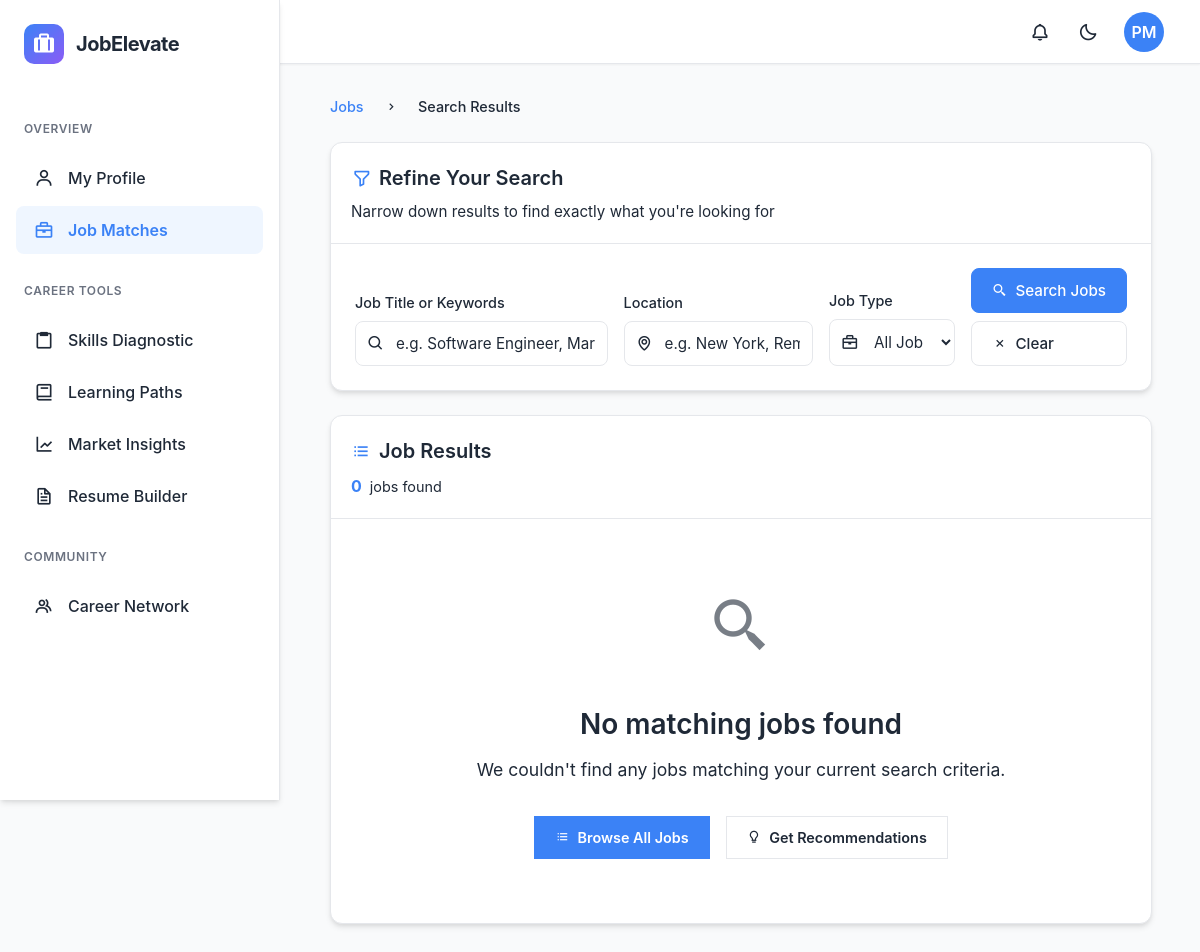
/jobs/search/ (signed in), run on an earlier commit of the app's database.
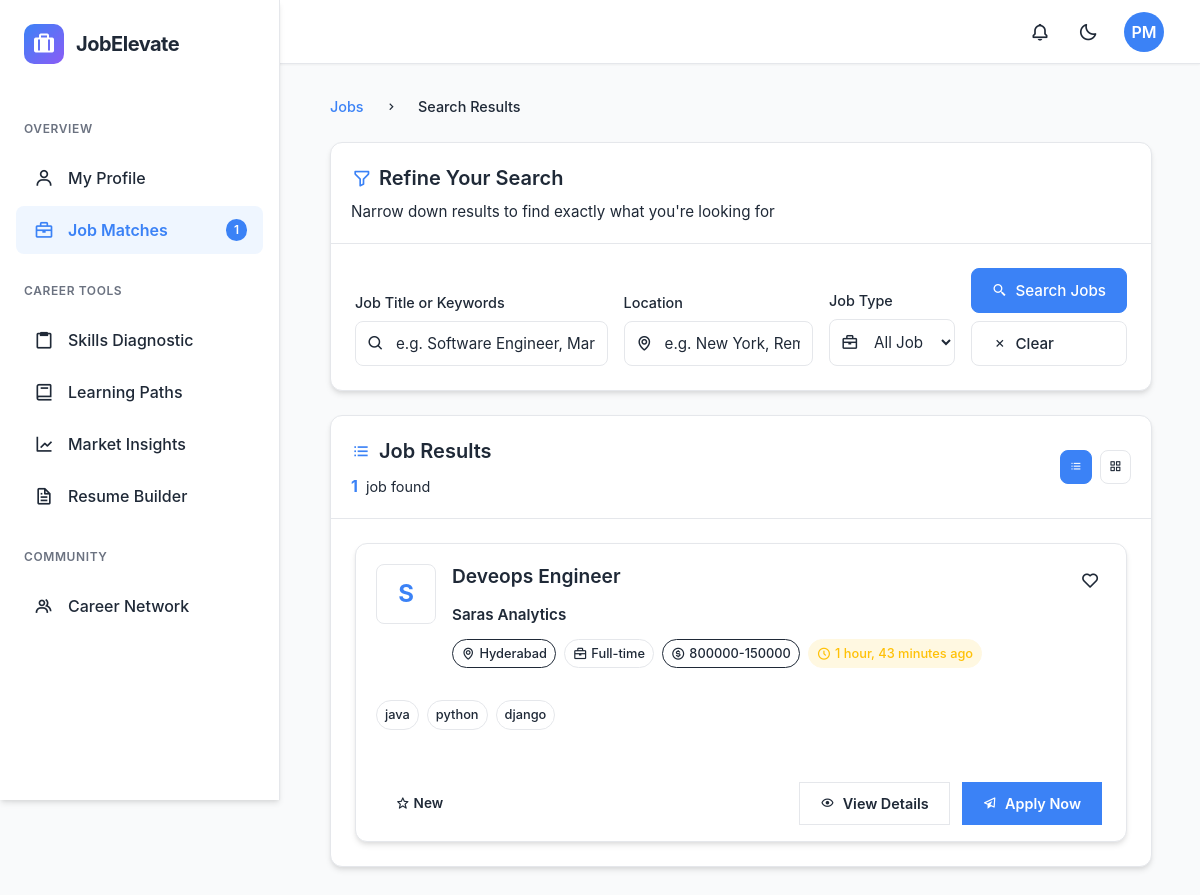
And on a later commit of the database.
### recruiter/models.py (models this page shows, shortened)
class Job(models.Model):
    JOB_STATUS_CHOICES = [
        ('Open', 'Open'),
        ('Closed', 'Closed'),
        ('Paused', 'Paused'),
        ('Filled', 'Filled'),
    ]
    JOB_TYPE_CHOICES = [
        ('Full-time', 'Full-time'),
        ('Part-time', 'Part-time'),
        ('Internship', 'Internship'),
        ('Remote', 'Remote'),
        ('Contract', 'Contract'),
        ('Freelance', 'Freelance'),
    ]
    title = models.CharField(_('job title'), max_length=255)
    company = models.CharField(_('company'), max_length=255)
    location = models.CharField(_('location'), max_length=255)
    job_type = models.CharField(_('job type'), max_length=50, choices=JOB_TYPE_CHOICES)
    salary = models.CharField(_('salary range'), max_length=100, blank=True, null=True)
    experience = models.IntegerField(_('experience required (years)'), default=0)
    description = models.TextField(_('job description'))
    status = models.CharField(_('job status'), max_length=10, choices=JOB_STATUS_CHOICES, default='Open')
    skills = models.JSONField(_('required skills'), default=list)
    created_at = models.DateTimeField(auto_now_add=True)
    updated_at = models.DateTimeField(auto_now=True)
    posted_by = models.ForeignKey(
        settings.AUTH_USER_MODEL,
        on_delete=models.CASCADE,
        related_name='posted_jobs',
        limit_choices_to={'user_type': 'recruiter'}
    )
    class Meta:
        ordering = ['-created_at']
        verbose_name = _('job')
        verbose_name_plural = _('jobs')

### jobs/views.py (the view)
# urls.py: path('search/', views.search_jobs, name='search_jobs'),
@login_required
def search_jobs(request):
    query = request.GET.get('q', '')
    location = request.GET.get('location', '')
    job_type = request.GET.get('job_type', '')
    jobs = Job.objects.filter(status='Open')
    if query:
        jobs = jobs.filter(
            Q(title__icontains=query) |
            Q(description__icontains=query) |
            Q(skills__contains=[query])
        )
    if location:
        jobs = jobs.filter(location__icontains=location)
    if job_type:
        jobs = jobs.filter(job_type=job_type)
    applied_job_ids = Application.objects.filter(applicant=request.user).values_list('job_id', flat=True)
    bookmarked_job_ids = JobBookmark.objects.filter(user=request.user).values_list('job_id', flat=True)
    context = {
        'jobs': jobs,
        'query': query,
        'location': location,
        'job_type': job_type,
        'applied_job_ids': list(applied_job_ids),
        'bookmarked_job_ids': list(bookmarked_job_ids),
        'job_types': dict(Job.JOB_TYPE_CHOICES),
    }
    return render(request, 'jobs/search_results.html', context)

### accounts/models.py (called while the page is built)
    def get_skills_list(self):
        return [skill.strip() for skill in self.technical_skills.split(',')] if self.technical_skills else []

### backend/context_processors.py (called while the page is built)
def user_initials(request):
    if request.user.is_authenticated:
        full_name = request.user.full_name.strip() if request.user.full_name else ""
        name_parts = full_name.split()
        if len(name_parts) >= 2:
            initials = name_parts[0][0].upper() + name_parts[-1][0].upper()
        elif len(name_parts) == 1:
            initials = name_parts[0][0].upper()
        else:
            initials = "US"
    else:
        initials = "US"
    return {
        'user_initials': initials
    }

### jobs/templates/jobs/search_results.html (shortened to what the changed rows need)
{% extends 'dashboard/base.html' %}
{% block content %}
<div class="main-content">
    <div class="search-section">
        <div class="search-card">
            <div class="search-header">
                <h2 class="search-title">
                    <i class='bx bx-filter-alt'></i>
                    Refine Your Search
                </h2>
            </div>
        </div>
    </div>
    <div class="results-section">
        <div class="results-header">
            <div class="results-info">
                <div class="results-stats">
                    <span class="results-count">{{ jobs|length }}</span>
                    <span class="results-text">job{{ jobs|length|pluralize }} found</span>
                </div>
            </div>
            {% if jobs %}
                <div class="results-actions">
                    <button class="view-toggle-btn active" data-view="list">
                        <i class='bx bx-list-ul'></i>
                    </button>
                    <button class="view-toggle-btn" data-view="grid">
                        <i class='bx bx-grid-alt'></i>
                    </button>
                </div>
            {% endif %}
        </div>
        {% if jobs %}
            <div class="jobs-container" id="jobsContainer">
                {% for job in jobs %}
                    <div class="job-card" data-job-id="{{ job.id }}">
                        <div class="job-card-main">
                            <div class="job-company-section">
                                <div class="company-logo">
                                    {% if job.company_logo %}
                                        <img src="{{ job.company_logo.url }}" alt="{{ job.company }}" class="logo-img">
                                    {% else %}
                                        <div class="logo-placeholder">
                                            {{ job.company|slice:":1"|upper }}
                                        </div>
                                    {% endif %}
                                    <div class="company-verified" title="Verified Company">
                                        <i class='bx bx-badge-check'></i>
                                    </div>
                                </div>
                                <div class="job-details">
                                    <div class="job-header">
                                        <h3 class="job-title">
                                            <a href="{% url 'jobs:job_detail' job_id=job.id %}" class="job-link">
                                                {{ job.title }}
                                            </a>
                                        </h3>
                                        <div class="job-bookmark">
                                            {% if job.id in bookmarked_job_ids %}
                                                <button class="bookmark-btn active" data-job-id="{{ job.id }}" title="Remove from bookmarks">
                                                    <i class='bx bxs-heart'></i>
                                                </button>
                                            {% else %}
                                                <button class="bookmark-btn" data-job-id="{{ job.id }}" title="Add to bookmarks">
                                                    <i class='bx bx-heart'></i>
                                                </button>
                                            {% endif %}
                                        </div>
                                    </div>
                                    <div class="company-info">
                                        <h4 class="company-name">{{ job.company }}</h4>
                                        <div class="job-meta-badges">
                                            <span class="meta-badge location">
                                                <i class='bx bx-map'></i>
                                                {{ job.location }}
                                            </span>
                                            <span class="meta-badge job-type">
                                                <i class='bx bx-briefcase'></i>
                                                {{ job.get_job_type_display }}
                                            </span>
                                            {% if job.salary %}
                                                <span class="meta-badge salary">
                                                    <i class='bx bx-dollar-circle'></i>
                                                    {{ job.salary }}
                                                </span>
                                            {% endif %}
                                            <span class="meta-badge posted-time">
                                                <i class='bx bx-time-five'></i>
                                                {{ job.created_at|timesince }} ago
                                            </span>
                                        </div>
                                    </div>
                                </div>
                            </div>
                            <div class="job-description">
                                {% if job.skills %}
                                    <div class="job-skills">
                                        {% for skill in job.skills|slice:":4" %}
                                            <span class="skill-tag">{{ skill }}</span>
                                        {% endfor %}
                                    </div>
                                {% endif %}
                            </div>
                        </div>
                        <div class="job-card-footer">
                            <div class="job-status">
                                {% if job.id in applied_job_ids %}
                                    <span class="status-applied">
                                        <i class='bx bx-check-circle'></i>
                                        Applied
                                    </span>
                                {% else %}
                                    <span class="status-new">
                                        <i class='bx bx-star'></i>
                                        New
                                    </span>
                                {% endif %}
                            </div>
                            <div class="job-actions">
                                {% if job.id not in applied_job_ids %}
                                    <a href="{% url 'jobs:job_detail' job_id=job.id %}" class="action-btn secondary">
                                        <i class='bx bx-show'></i>
                                        View Details
                                    </a>
                                    <a href="{% url 'jobs:apply_for_job' job_id=job.id %}" class="action-btn primary">
                                        <i class='bx bx-paper-plane'></i>
                                        Apply Now
                                    </a>
                                {% else %}
                                    <a href="{% url 'jobs:job_detail' job_id=job.id %}" class="action-btn outline">
                                        <i class='bx bx-show'></i>
                                        View Application
                                    </a>
                                {% endif %}
                            </div>
                        </div>
                    </div>
                {% endfor %}
            </div>
        {% else %}
            <div class="no-results">
                <div class="no-results-content">
                    <div class="no-results-icon">
                        <i class='bx bx-search-alt-2'></i>
                    </div>
                    <h3 class="no-results-title">No matching jobs found</h3>
                    <p class="no-results-text">We couldn't find any jobs matching your current search criteria.</p>
                    <div class="no-results-actions">
                        <a href="{% url 'jobs:job_listings' %}" class="action-btn primary">
                            <i class='bx bx-list-ul'></i>
                            Browse All Jobs
                        </a>
                        <a href="{% url 'jobs:recommended_jobs' %}" class="action-btn secondary">
                            <i class='bx bx-bulb'></i>
                            Get Recommendations
                        </a>
                    </div>
                </div>
            </div>
        {% endif %}
    </div>
</div>
{% endblock %}

What changed in the data, as far as the page shows it:
added Job: company "S", title "Deveops Engineer", company "Saras Analytics", location "Hyderabad", job_type "Full-time", salary "800000-150000", created_at "1 hour, 43 minutes", skills "java" "python" "django", shows "New", shows "View Details"
Also different on the page:
{{ job_match_count }}: (not shown) → "1"
{{ jobs|length }}: "0" → "1"
text no longer shown: "No matching jobs found We couldn't find any jobs matching your current search criteria. Browse All Jobs Get Recommendations"
